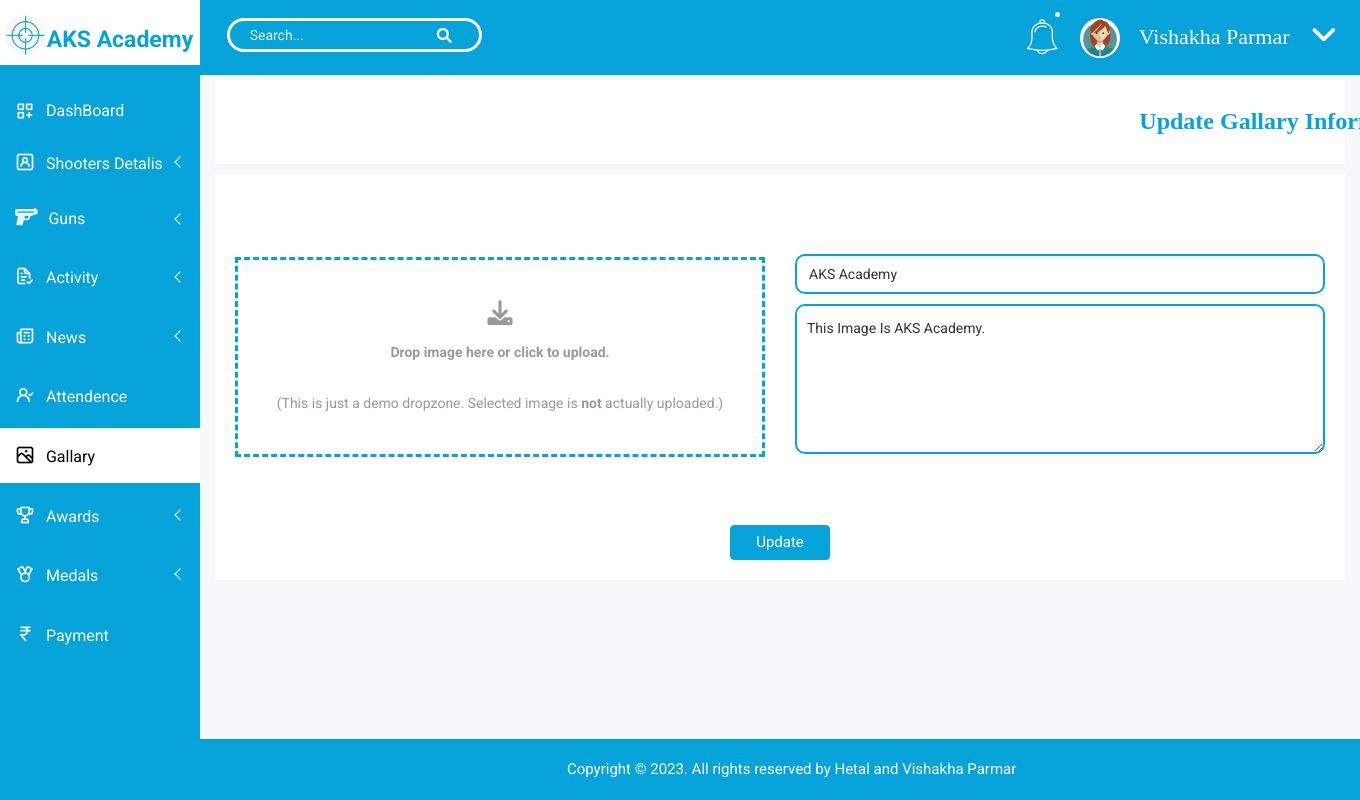
/admin/edit-gallary.php?status=Gallary&id=1 (signed in), run on the app's committed database.
### tables this page shows
CREATE TABLE `tbl_registration` (
  `id` int(10) NOT NULL,
  `username` varchar(50) NOT NULL,
  `gender` varchar(50) NOT NULL,
  `dob` date NOT NULL,
  `photo` varchar(200) NOT NULL,
  `address` varchar(50) NOT NULL,
  `phone_no` varchar(12) NOT NULL,
  `email` varchar(30) NOT NULL,
  `description` varchar(90) NOT NULL,
  `post_date` varchar(20) NOT NULL,
  `height` int(10) NOT NULL,
  `weight` int(10) NOT NULL,
  `age` int(10) NOT NULL,
  `gun_selection` varchar(50) NOT NULL,
  `hand_selection` varchar(50) NOT NULL,
  `fees` varchar(30) NOT NULL,
  `password` varchar(20) NOT NULL,
  `status` int(10) NOT NULL,
  `role` varchar(30) NOT NULL
);

CREATE TABLE `tbl_gallary` (
  `id` int(15) NOT NULL,
  `title_of_gallary` varchar(50) NOT NULL,
  `gallary_desc` varchar(90) NOT NULL,
  `post_date` varchar(20) NOT NULL,
  `gallary_photo` varchar(100) NOT NULL
);

### admin/edit-gallary.php (the view, shortened to what this page needs)
<?php
    include ("code_part/connection.php");
?>
<!doctype html>
<html class="no-js" lang="en">
<head>
    <link rel="stylesheet" href="css/bootstrap.min.css">
    <link rel="stylesheet" href="css/font-awesome.min.css">
    <link rel="stylesheet" href="css/owl.carousel.css">
    <link rel="stylesheet" href="css/owl.theme.css">
    <link rel="stylesheet" href="css/owl.transitions.css">
    <link rel="stylesheet" href="css/animate.css">
    <link rel="stylesheet" href="css/normalize.css">
    <link rel="stylesheet" href="css/meanmenu.min.css">
    <link rel="stylesheet" href="css/main.css">
    <link rel="stylesheet" href="css/educate-custon-icon.css">
    <link rel="stylesheet" href="css/morrisjs/morris.css">
    <link rel="stylesheet" href="css/scrollbar/jquery.mCustomScrollbar.min.css">
    <link rel="stylesheet" href="css/metisMenu/metisMenu.min.css">
    <link rel="stylesheet" href="css/metisMenu/metisMenu-vertical.css">
    <link rel="stylesheet" href="css/calendar/fullcalendar.min.css">
    <link rel="stylesheet" href="css/calendar/fullcalendar.print.min.css">
    <link rel="stylesheet" href="css/form/all-type-forms.css">
    <link rel="stylesheet" href="css/dropzone/dropzone.css">
    <link rel="stylesheet" href="style.css">
    <link rel="stylesheet" href="css/responsive.css">
    <link rel="stylesheet" href="css/bootstrap.min.css">
    <link rel="stylesheet" href="css/font-awesome.min.css">
    <link rel="stylesheet" href="css/owl.carousel.css">
    <link rel="stylesheet" href="css/owl.theme.css">
    <link rel="stylesheet" href="css/owl.transitions.css">
    <link rel="stylesheet" href="css/animate.css">
    <link rel="stylesheet" href="css/normalize.css">
    <link rel="stylesheet" href="css/meanmenu.min.css">
    <link rel="stylesheet" href="css/main.css">
    <link rel="stylesheet" href="css/educate-custon-icon.css">
    <link rel="stylesheet" href="css/morrisjs/morris.css">
    <link rel="stylesheet" href="css/scrollbar/jquery.mCustomScrollbar.min.css">
    <link rel="stylesheet" href="css/metisMenu/metisMenu.min.css">
    <link rel="stylesheet" href="css/metisMenu/metisMenu-vertical.css">
    <link rel="stylesheet" href="css/calendar/fullcalendar.min.css">
    <link rel="stylesheet" href="css/calendar/fullcalendar.print.min.css">
    <link rel="stylesheet" href="css/notifications/Lobibox.min.css">
    <link rel="stylesheet" href="css/notifications/notifications.css">
    <link rel="stylesheet" href="style.css">
    <link rel="stylesheet" href="css/responsive.css">
</head>
<body>
    <?php
        include("code_part/sidebar.php");
    ?>
    <div class="all-content-wrapper">
        <div class="container-fluid">
            <div class="row">
                <div class="col-lg-12 col-md-12 col-sm-12 col-xs-12">
                    <div class="logo-pro">
                        <a href="index.html"><img class="main-logo" src="img/logo/logo.png" alt="" /></a>
                    </div>
                </div>
            </div>
        </div>
<?php
            include("code_part/header.php");
    $id=$_GET['id'];
    $sql="SELECT * FROM `tbl_gallary` where id=$id";
    $qry=mysqli_query($con,$sql);
    $row=mysqli_fetch_assoc($qry);
    $title_of_gallary=$row['title_of_gallary'];
    $gallary_desc=$row['gallary_desc'];
?>
            <div class="breadcome-area">
                <div class="container-fluid">
                    <div class="row">
                        <div class="col-lg-12 col-md-12 col-sm-12 col-xs-12">
                            <div class="breadcome-list single-page-breadcome">
                                <div class="row">
                                    <div class="col-lg-6 col-md-6 col-sm-6 col-xs-12" style="position:relative; left:595px;">
                                        <ul class="breadcome-menu">
                                            <h3 style="position:relative; color: #06A3DA; font-family: centuary; left: 70px;">Update Gallary Information</h3>
                                        </ul>
                                    </div>
                                </div>
                            </div>
                        </div>
                    </div>
                </div>
            </div>
        </div>
        <div class="single-pro-review-area mt-t-30 mg-b-15" style="position:relative; top: -20px;">
            <div class="container-fluid">
                <div class="row">
                    <div class="col-lg-12 col-md-12 col-sm-12 col-xs-12">
                        <div class="product-payment-inner-st">
                            <ul id="myTabedu1" class="tab-review-design">
                            </ul>
                            <div id="myTabContent" class="tab-content custom-product-edit">
                                <div class="product-tab-list tab-pane fade active in" id="description">
                                    <div class="row">
                                        <div class="col-lg-12 col-md-12 col-sm-12 col-xs-12">
                                            <div class="review-content-section">
                                                <div id="dropzone1" class="pro-ad">
                                                    <form  class="dropzone dropzone-custom needsclick add-professors" action="" method="post" enctype="multipart/form-data">
                                                        <div class="row">
                                                                    <div class="col-lg-6 col-md-6 col-sm-6 col-xs-12">
                                                                    <div onclick="open_file();" class="form-group alert-up-pd">
                                                                    <div class="dz-message needsclick download-custom" style="border: dashed 3px #06A3DA; height:200px; position:relative;">
                                                                        <i class="fa fa-download edudropnone" aria-hidden="true" style="position:relative; top: 40px;"></i>
                                                                        <h2 class="edudropnone" style="position:relative; top: 50px;">Drop image here or click to upload.</h2>
                                                                        <p class="edudropnone"><span class="note needsclick" style="position:relative; top: 70px;">(This is just a demo dropzone. Selected image is <strong>not</strong> actually uploaded.)</span>
                                                                        </p>
                                                                    </div>
                                                                </div>
                                                            </div>
                                                            <div class="col-lg-6 col-md-6 col-sm-6 col-xs-12" style="position:relative; top:15px;">
                                                                <div class="form-group" style="position: relative; border-radius: 30px;">
                                                                    <input name="gallary_name" value="<?php echo $title_of_gallary; ?>" type="" class="form-control" placeholder="Title Of Gallary" style="border: 2px solid #06A3DA; border-radius: 10px;">
                                                                </div>
                                                                <div class="form-group res-mg-t-15">
                                                                <textarea name="gallary_desc" placeholder="Description" style="border: 2px solid #06A3DA; border-radius:10px;position: relative;height: 150px;"><?php echo $gallary_desc; ?></textarea>
                                                                </div>
                                                            </div>
                                                        </div>
                                                        <div class="row">
                                                            <div class="col-lg-12">
                                                                <div class="payment-adress">
                                                                    <br><br>
                                                                    <button type="submit" class="btn btn-success" name="update" id="basicSuccessNoDelay" style="background: #06A3DA; width: 100px; height: 35px; font-size:15px;">Update</button>
                                                                </div>
                                                            </div>
                                                        </div>
                                                    </form>
                                                </div>
                                            </div>
                                        </div>
                                    </div>
                                </div>
                            </div>
                        </div>
                    </div>
                </div>
            </div>
        </div>
        <div class="footer-copyright-area" style="position: absolute;bottom: 0;width: 87%;">
            <div class="container-fluid">
                <div class="row">
                    <div class="col-lg-12 col-md-12 col-sm-12 col-xs-12">
                        <div class="footer-copy-right">
                            <p>Copyright © 2023. All rights reserved by Hetal and Vishakha Parmar <a href="https://colorlib.com/wp/templates/"></a></p>
                        </div>
                    </div>
                </div>
            </div>
        </div>
    </div>
</body>
</html>

### admin/code_part/header.php (shortened to what this page needs)
<?php
    $idSS=$_SESSION['id'];
    $sql_sql="SELECT * FROM `tbl_registration` where id=$idSS";
    $qry_qry=mysqli_query($con,$sql_sql);
    $fech_row=mysqli_fetch_assoc($qry_qry);
?>
<div class="header-advance-area">
            <div class="header-top-area">
                <div class="container-fluid">
                    <div class="row">
                        <div class="col-lg-12 col-md-12 col-sm-12 col-xs-12">
                            <div class="header-top-wraper">
                                <div class="row">
                                    <div class="col-lg-6 col-md-7 col-sm-6 col-xs-12">
                                         <div class="col-lg-6 col-md-6 col-sm-6 col-xs-12" style="position:relative; top: 10px; left:-100px;">
                                            <div class="breadcome-heading">
                                                <form role="search" class="sr-input-func">
                                                    <input  type="text" placeholder="Search..." class="search-int form-control input">
                                                    <a href="#"><i class="fa fa-search" style="color:#fff; font-size: 15px; left: 40px; position:relative;"></i></a>
                                                </form>
                                            </div>
                                        </div>
                                    </div>
                                    <div class="col-lg-5 col-md-5 col-sm-12 col-xs-12">
                                        <div class="header-right-info">
                                            <ul class="nav navbar-nav mai-top-nav header-right-menu">
                                                <li class="nav-item"><a href="#" data-toggle="dropdown" role="button" aria-expanded="false" class="nav-link dropdown-toggle" style="position:relative; left:-40px;"><i class="educate-icon educate-bell" aria-hidden="true" style="position:relative; top: 2px; color:#fff; font-size: 35px;"></i><span class="indicator-nt"></span></a>
                                                </li>
                                                <li class="nav-item">
                                                    <a href="#" data-toggle="dropdown" role="button" aria-expanded="false" class="nav-link dropdown-toggle" >
                                                            <img src="../Registration/<?php echo $fech_row['photo'];?>" alt="" / style="position:relative; right:40px; height:40px; width:40px">
                                                            <span class="admin-name" style="position:relative; top:1px; right: 28px; font-size:22px; font-family:centuary;"><?php echo $fech_row['username']; ?></span>
                                                            <i class="fa fa-angle-down edu-icon edu-down-arrow" style="position:relative; top:2px; color:#fff; font-size:30px; right:10px;"></i>
                                                        </a>
                                                </li>
                                            </ul>
                                        </div>
                                    </div>
                                </div>
                            </div>
                        </div>
                    </div>
                </div>
            </div>

### admin/css/main.css (style rules this page uses)
html { color: #222; font-size: 1em; line-height: 1.4; }
audio, canvas, iframe, img, svg, video { vertical-align: middle; }
textarea { resize: vertical; }

### admin/css/dropzone/dropzone.css (style rules this page uses)
.dropzone, .dropzone * { box-sizing: border-box; }
.dropzone { min-height: 150px; border: 2px solid rgba(0, 0, 0, 0.3); background: white; padding: 20px 20px; }
.dropzone .dz-message { text-align: center; margin: 2em 0; }
.download-custom h2 { font-size:20px; }
.download-custom p { font-size:14px; }
.dropzone.dropzone-custom { border: 2px dashed #86bc42; }

### admin/code_part/sidebar.php (style rules this page uses)
.act>span,i { color: black; }

### admin/code_part/header.php (style rules this page uses)
.input[type=text] { color: #fff; background: none; padding: 12px 20px; margin: 8px 0; border-radius: 30px; box-sizing: border-box; border: 3px solid #fff; -webkit-transition: 0.5s; transition: 0.5s; outline: none; }
.input[type=text]::placeholder { color: #fff; opacity: 0.9; }

### admin/edit-gallary.php (style rules this page uses)
.footer-copyright-area { position: sticky; bottom: 0; background: #06A3DA; padding: 20px 0px; text-align: center; }
.act>span, i { color: black; }

### data on the page
tbl_registration: photo (picture), username "Vishakha Parmar"
tbl_gallary: gallary_name "AKS Academy", gallary_desc "This Image Is AKS Academy."
